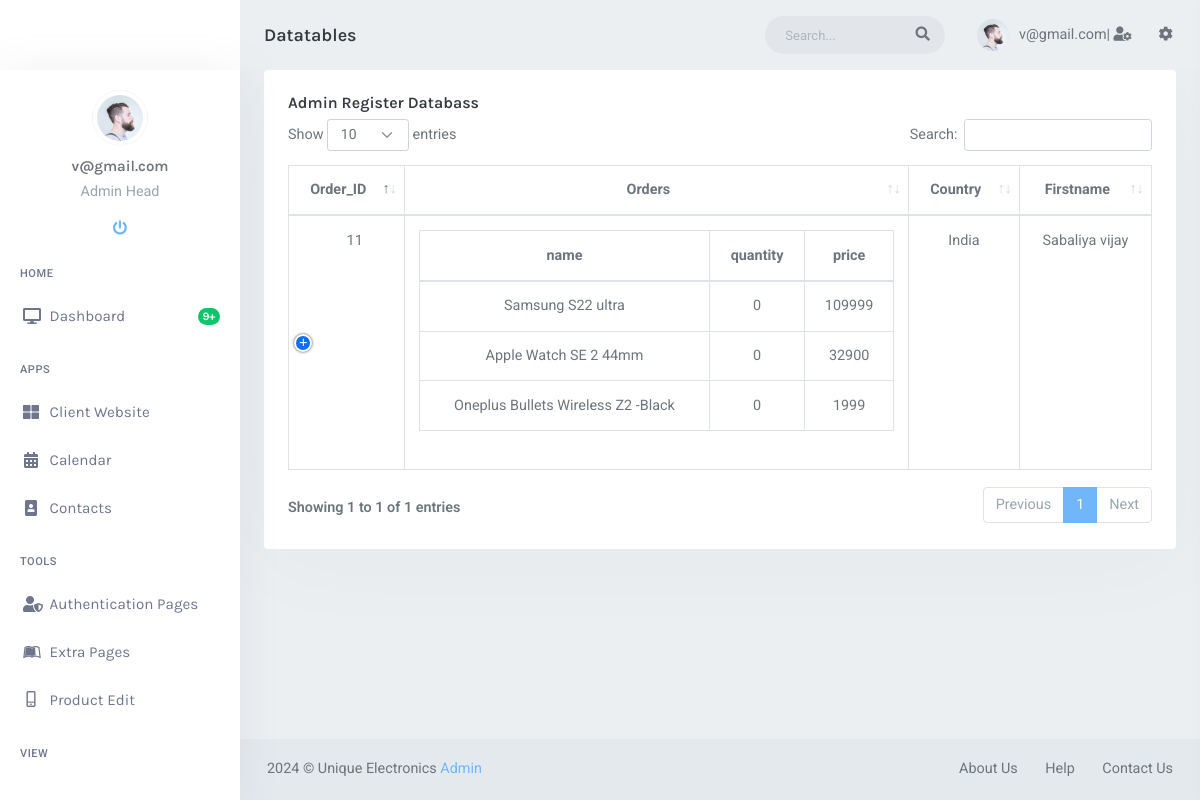
The page /Admin/order.php (signed in) on the database its author committed.
### tables this page shows
CREATE TABLE `order_detail` (
  `id` int(11) NOT NULL,
  `country` varchar(255) NOT NULL,
  `fname` varchar(255) NOT NULL,
  `lname` varchar(255) NOT NULL,
  `company_name` varchar(255) NOT NULL,
  `street_address` varchar(255) NOT NULL,
  `appartment` varchar(255) NOT NULL,
  `town_city` varchar(255) NOT NULL,
  `state` varchar(255) NOT NULL,
  `postcode` varchar(255) NOT NULL,
  `email` varchar(255) NOT NULL,
  `phone` varchar(255) NOT NULL,
  `date` date NOT NULL DEFAULT current_timestamp()
);

CREATE TABLE `order_details` (
  `order_id` int(100) NOT NULL,
  `name` varchar(100) NOT NULL,
  `quantity` int(100) NOT NULL,
  `price` int(100) NOT NULL
);

### Admin/order.php (the view, shortened to what this page needs)
<!DOCTYPE html>
<html lang="en">
    <head>
        <link href="assets/libs/datatables.net-bs5/css/dataTables.bootstrap5.min.css" rel="stylesheet" type="text/css" />
        <link href="assets/libs/datatables.net-responsive-bs5/css/responsive.bootstrap5.min.css" rel="stylesheet" type="text/css" />
        <link href="assets/libs/datatables.net-buttons-bs5/css/buttons.bootstrap5.min.css" rel="stylesheet" type="text/css" />
        <link href="assets/libs/datatables.net-select-bs5/css//select.bootstrap5.min.css" rel="stylesheet" type="text/css" />
		<link href="assets/css/app.min.css" rel="stylesheet" type="text/css" id="app-style" />
		<link href="assets/css/icons.min.css" rel="stylesheet" type="text/css" />
    </head>
    <body class="loading" data-layout-color="light"  data-layout-mode="default" data-layout-size="fluid" data-topbar-color="light" data-leftbar-position="fixed" data-leftbar-color="light" data-leftbar-size='default' data-sidebar-user='true'>
        <div id="wrapper">
            <?php
                include('include/header.php');
                include('include/Lside.php');
                include('include/logo.php');
            ?>
                    <ul class="list-unstyled topnav-menu topnav-menu-left mb-0">
                        <li>
                            <h4 class="page-title-main">Datatables</h4>
                        </li>
                    </ul>
            </div>
            <?php
                 include('security-pd.php');
            ?>
            <div class="content-page">
                <div class="content">
                    <div class="container-fluid">
                        <div class="row">
                            <div class="col-12">
                                <div class="card">
                                    <div class="card-body">
                                        <h4 class="mt-0 header-title">Admin Register Databass</h4>
                                        <table id="datatable" class="table table-bordered text-center dt-responsive table-responsive nowrap">
                                            <thead>
                                            <tr>
                                                <th>Order_ID</th>
                                                <th>Orders</th>
                                                <th>Country</th>
                                                <th>Firstname</th>
                                            </tr>
                                            </thead>
                                            <tbody>
                                            <?php
                                            $q = "SELECT * FROM order_detail";
                                            $r = mysqli_query($connection, $q);
                                            while($row=mysqli_fetch_assoc($r))
                                            {
                                                echo"
                                                <tr>
                                                <td>$row[id]</td>
                                                <td>
                                            <table id='datatable' class='table table-bordered text-center dt-responsive table-responsive nowrap'>
                                            <thead>
                                            <tr>
                                                <th>name</th>
                                                <th>quantity</th>
                                                <th>price</th>
                                            </tr>
                                            </thead>
                                            <tbody>
                                            ";
                                            $q1 = "SELECT * FROM order_details WHERE order_id='$row[id]'";
                                            $r1 = mysqli_query($connection, $q1);
                                            while($row1=mysqli_fetch_assoc($r1))
                                                {
                                                    echo "
                                                    <tr>
                                                    <td>$row1[name]</td>
                                                <td>$row1[quantity]</td>
                                                <td>$row1[price]</td>
                                                    </tr>
                                                    ";
                                                }
                                            echo "
                                                </tbody>
                                                </table>
                                                </td>
                                                <td>$row[country]</td>
                                                <td>$row[fname]</td>
                                                <td>$row[lname]</td>
                                                <td>$row[company_name]</td>
                                                <td>$row[street_address]</td>
                                                <td>$row[appartment]</td>
                                                <td>$row[town_city]</td>
                                                <td>$row[state]</td>
                                                <td>$row[postcode]</td>
                                                <td>$row[email]</td>
                                                <td>$row[phone]</td>
                                            </tr>
                                                ";
                                            }
                                        ?>
                                            </tbody>
                                        </table>
                                    </div>
                                </div>
                            </div>
                        </div>
                    </div>
                </div>
                <?php
                include('include/footer.php');
                ?>
            </div>
        </div>
    </body>
</html>

### rows shown on the page
order_detail: id "11", country "India", fname "Sabaliya vijay"
order_details: name "Samsung S22 ultra", quantity "0", price "109999"
order_details: name "Apple Watch SE 2 44mm", quantity "0", price "32900"
order_details: name "Oneplus Bullets Wireless Z2 -Black", quantity "0", price "1999"

### other values the page prints
$_SESSION['username'] "v@gmail.com"
